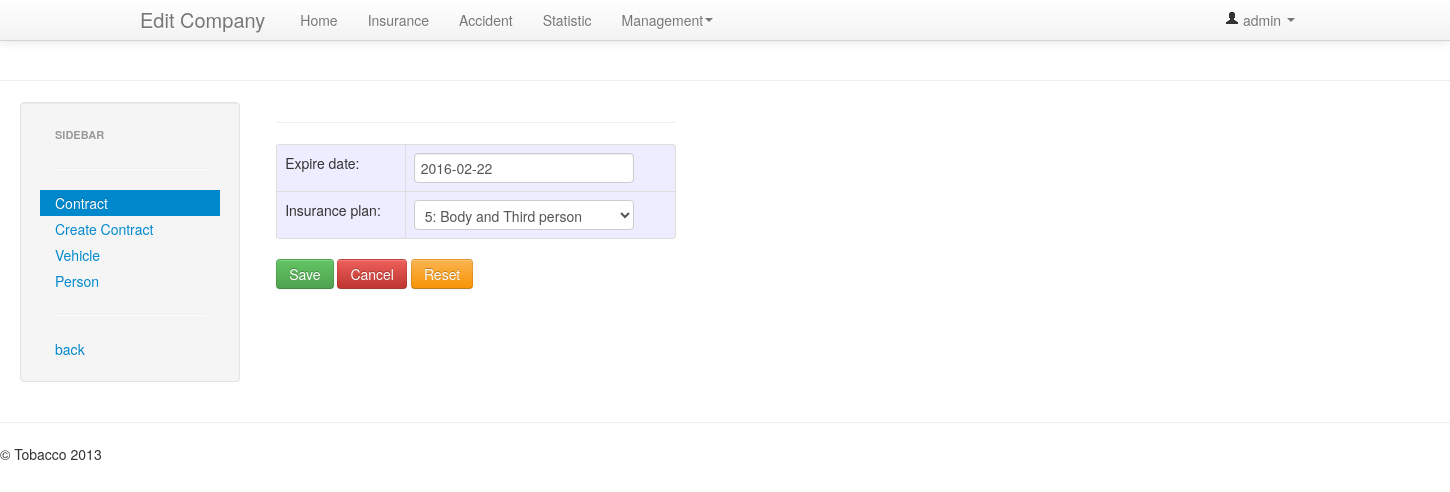
The app's page /insurance/contract/1/edit (signed in) with its own data.
### Insurance/models.py (models this page shows, shortened)
class Contract_info(models.Model):
    contract_choices = {('C', 'Create Contract'), ('A', 'Attachment')}
    contract = models.ForeignKey(Contract)
    creation_date = models.DateTimeField(unique=True)
    contract_type = models.CharField(max_length=1, choices=contract_choices)
    expire_date = models.DateField(validators=[in_the_future_date])
    insurance_plan = models.ForeignKey(Insurance_plan)
    payment = models.ForeignKey(Payment)

### Insurance/views.py (the view)
# urls.py: url(r'^contract/(?P<cid>\d+)/edit$', 'Insurance.views.edit_contract', name='edit_contract'),
@login_required
@group_required(Secretory)
def edit_contract(request, cid):
    success_message = None
    notify_message = None
    form = None
    contract_info = get_object_or_404(Contract, pk=cid).get_last_info()
    if request.method.upper() == 'POST':
        payment = Payment(cost=0, date=timezone.now(), dealer=request.user,
                          owner=contract_info.contract.vehicle.vehicle_owner)
        payment.save()
        contract_instance = Contract_info(contract=contract_info.contract, creation_date=timezone.now(),
                                          contract_type='A', payment=payment)
        form = Contract_info_form_edit(request.POST, instance=contract_instance)
        if form.is_valid():
            new_contract_info = form.save(commit=False)
            payment.cost = compute_different_payment(new_contract_info, contract_info)
            payment.save()
            new_contract_info.save()
            notify_message = 'you {} {} Rials at {}.'.format('paid' if payment.cost >= 0 else 'received',
                                                             abs(payment.cost),
                                                             payment.date)
            success_message = "Changes applied."
        else:
            payment.delete()
    else:
        form = Contract_info_form_edit(instance=contract_info)
    return render(request, 'Insurance/edit_contract.html', {
        'user_name': get_user_name(request),
        'security': get_security(request),
        'contract_info': get_contract_info(cid),
        'form': form,
        'notify_message': notify_message,
        'success_message': success_message,
    })

### Insurance/forms.py
class Contract_info_form_edit(ModelForm):
    class Meta:
        model = Contract_info
        exclude = ('id', 'contract', 'creation_date', 'contract_type', 'payment')

### Insurance/models.py (called while the page is built)
    def __str__(self):
        return "{}: {}".format(self.id, self.name)

    def get_history(self):
        return self.contract_info_set.order_by('-creation_date')

    def get_last_info(self):
        if len(self.get_history()) > 0:
            return self.get_history()[0]
        else:
            return None

### Pasargad/helper.py (called while the page is built)
def group_required(*group_names):
    def in_groups(u):
        if bool(u.groups.filter(name__in=group_names)) | u.is_superuser:
            return True
        else:
            raise PermissionDenied
    return user_passes_test(in_groups)

def get_security(request):
    user = request.user
    pr = {}
    for group in user.groups.all():
        pr[group.name] = True
    if Admin not in pr:
        pr[Admin] = False
    if Secretory not in pr:
        pr[Secretory] = False
    if Expert not in pr:
        pr[Expert] = False
    return pr

def get_contract_info(cid):
    contract = Contract.objects.get(pk=cid)
    vehicle = contract.vehicle
    vehicle_owner = vehicle.vehicle_owner
    company = vehicle_owner.company
    person = vehicle_owner.person
    context = {
        'contract': contract,
        'vehicle': vehicle,
    }
    if company:
        context['company'] = company
    if person:
        context['person'] = person
    return context

def get_user_name(request):
    return request.user.first_name if request.user.first_name != None and len(
        request.user.first_name) != 0 else request.user.username

### Insurance/templates/Insurance/edit_contract.html (shortened to what this page needs)
{% extends "Insurance/insurance_base.html" %}
{% block navbar_title %} Edit Company {% endblock %}
{% block sidebar_contract %}active{% endblock %}
{% block sidebar_back %}{% url 'Insurance:view_contract' contract_info.contract.id %}{% endblock %}
{% block content %}
    {% if form %}
        <div class="container">
            <form class="form-horizontal" style="width: 400px;" method="POST">
                <hr>
                <table style="background: #ededff" class="table table-bordered">
                    <colgroup>
                        <col class="col1">
                        <col class="col2">
                    </colgroup>
                    <tbody>
                    {{ form.as_table }}
                    </tbody>
                </table>
                <button class="btn btn-success" type="submit">Save</button>
                <a class="btn btn-danger"
                   href="{% url 'Insurance:view_contract' contract_info.contract.id %}">Cancel</a>
                <a class="btn btn-warning"
                   href="{% url 'Insurance:edit_contract' contract_info.contract.id %}">Reset</a>
            </form>
        </div>
    {% endif %}
{% endblock %}

### templates/base.html (shortened to what this page needs)
{% extends "html_base.html" %}
{% block body %}
    <div class="navbar navbar-fixed-top">
        <div class="navbar-inner">
            <div class="container">
                <a class="brand" href="">{% block navbar_title %} Content Title {% endblock %}</a>
                <div class="nav-collapse collapse">
                    <ul class="nav">
                        <li class="{% block navbar_home %}{% endblock %}"><a href="{% url 'Home:home' %}">Home</a></li>
                        {% if security.Expert or security.Secretory %}
                        <li class="{% block navbar_insurance %}{% endblock %}"><a
                                href="{% url 'Insurance:home' %}">Insurance</a></li>
                        <li class="{% block navbar_accident %}{% endblock %}"><a
                                href="{% url 'Accident:home' %}">Accident</a></li>
                        {% endif %}
                        {% if security.Admin %}
                        <li class="{% block navbar_statistic %}{% endblock %}"><a
                                href="{% url 'Statistic:home' %}">Statistic</a></li>
                        {% endif %}
                        <li class="dropdown {% block navbar_management %}{% endblock %}"><a href="#"
                                                                                         class="dropdown-toggle"
                                                                                         data-toggle="dropdown">Management<b
                                class="caret"></b></a>
                        </li>
                    </ul>
                    <ul class="nav pull-right">
                        <li class="dropdown">
                            <a href="#" class="dropdown-toggle" data-toggle="dropdown">
                                <i class="icon-user"></i>
                                {{ user_name }}
                                <b class="caret"></b></a>
                        </li>
                    </ul>
                </div>
            </div>
        </div>
    </div>
    <hr>
    <div class="container-fluid">
        <div class="row-fluid">
            <div class="span3" style="width: 220px">
                <div class="well sidebar-nav">
                    <ul class="nav nav-list">
                        <li class="nav-header">Sidebar</li>
                        <hr>
                        {% block  sidebar_content %} {% endblock %}
                        <hr>
                        <li><a href="{% block sidebar_back %}{% endblock %}">back</a></li>
                    </ul>
                </div>
            </div>
            <div class="span9">
                {% block content %}{% endblock %}
            </div>
        </div>
    </div>
    <hr>
    <footer class='footer'>
        <p>&copy; Tobacco 2013</p>
    </footer>
{% endblock %}

### templates/base.html (style rules this page uses)
body { padding-top: 60px; padding-bottom: 30px; }

### records on screen
Contract_info: expire_date "2016-02-22", insurance_plan "5: Body and Third person"

### other values on screen
{{ user_name }} "admin"
